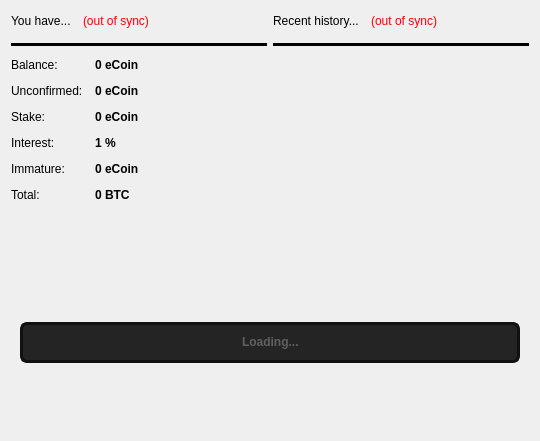
<?xml version="1.0" encoding="UTF-8"?>
<ui version="4.0">
 <class>OverviewPage</class>
 <widget class="QWidget" name="OverviewPage">
  <property name="geometry">
   <rect>
    <x>0</x>
    <y>0</y>
    <width>540</width>
    <height>441</height>
   </rect>
  </property>
  <property name="windowTitle">
   <string>Form</string>
  </property>
  <layout class="QVBoxLayout" name="verticalLayout_2">
   <item>
    <layout class="QHBoxLayout" name="horizontalLayout_3">
     <item>
      <widget class="QFrame" name="frame">
       <property name="frameShape">
        <enum>QFrame::NoFrame</enum>
       </property>
       <property name="frameShadow">
        <enum>QFrame::Plain</enum>
       </property>
       <property name="lineWidth">
        <number>0</number>
       </property>
       <layout class="QVBoxLayout" name="verticalLayout_4">
        <property name="spacing">
         <number>12</number>
        </property>
        <property name="margin">
         <number>0</number>
        </property>
        <item>
         <layout class="QHBoxLayout" name="horizontalLayout_4">
          <item>
           <widget class="QLabel" name="label_5">
            <property name="text">
             <string>You have...</string>
            </property>
            <property name="openExternalLinks">
             <bool>true</bool>
            </property>
           </widget>
          </item>
          <item>
           <widget class="QLabel" name="labelWalletStatus">
            <property name="mouseTracking">
             <bool>true</bool>
            </property>
            <property name="toolTip">
             <string>The displayed information may be out of date. Your wallet automatically synchronizes with the eCoin network after a connection is established, but this process has not completed yet.</string>
            </property>
            <property name="styleSheet">
             <string notr="true">QLabel { color: red; }</string>
            </property>
            <property name="text">
             <string notr="true">(out of sync)</string>
            </property>
            <property name="alignment">
             <set>Qt::AlignLeading|Qt::AlignLeft|Qt::AlignVCenter</set>
            </property>
            <property name="wordWrap">
             <bool>false</bool>
            </property>
            <property name="openExternalLinks">
             <bool>true</bool>
            </property>
           </widget>
          </item>
          <item>
           <spacer name="horizontalSpacer_2">
            <property name="orientation">
             <enum>Qt::Horizontal</enum>
            </property>
            <property name="sizeHint" stdset="0">
             <size>
              <width>40</width>
              <height>20</height>
             </size>
            </property>
           </spacer>
          </item>
         </layout>
        </item>
        <item>
         <widget class="Line" name="line">
          <property name="palette">
           <palette>
            <active>
             <colorrole role="WindowText">
              <brush brushstyle="SolidPattern">
               <color alpha="255">
                <red>0</red>
                <green>0</green>
                <blue>0</blue>
               </color>
              </brush>
             </colorrole>
             <colorrole role="Button">
              <brush brushstyle="SolidPattern">
               <color alpha="255">
                <red>0</red>
                <green>0</green>
                <blue>0</blue>
               </color>
              </brush>
             </colorrole>
             <colorrole role="Light">
              <brush brushstyle="SolidPattern">
               <color alpha="255">
                <red>0</red>
                <green>0</green>
                <blue>0</blue>
               </color>
              </brush>
             </colorrole>
             <colorrole role="Midlight">
              <brush brushstyle="SolidPattern">
               <color alpha="255">
                <red>0</red>
                <green>0</green>
                <blue>0</blue>
               </color>
              </brush>
             </colorrole>
             <colorrole role="Dark">
              <brush brushstyle="SolidPattern">
               <color alpha="255">
                <red>0</red>
                <green>0</green>
                <blue>0</blue>
               </color>
              </brush>
             </colorrole>
             <colorrole role="Mid">
              <brush brushstyle="SolidPattern">
               <color alpha="255">
                <red>0</red>
                <green>0</green>
                <blue>0</blue>
               </color>
              </brush>
             </colorrole>
             <colorrole role="Text">
              <brush brushstyle="SolidPattern">
               <color alpha="255">
                <red>255</red>
                <green>255</green>
                <blue>255</blue>
               </color>
              </brush>
             </colorrole>
             <colorrole role="BrightText">
              <brush brushstyle="SolidPattern">
               <color alpha="255">
                <red>255</red>
                <green>255</green>
                <blue>255</blue>
               </color>
              </brush>
             </colorrole>
             <colorrole role="ButtonText">
              <brush brushstyle="SolidPattern">
               <color alpha="255">
                <red>255</red>
                <green>255</green>
                <blue>255</blue>
               </color>
              </brush>
             </colorrole>
             <colorrole role="Base">
              <brush brushstyle="SolidPattern">
               <color alpha="255">
                <red>0</red>
                <green>0</green>
                <blue>0</blue>
               </color>
              </brush>
             </colorrole>
             <colorrole role="Window">
              <brush brushstyle="SolidPattern">
               <color alpha="255">
                <red>0</red>
                <green>0</green>
                <blue>0</blue>
               </color>
              </brush>
             </colorrole>
             <colorrole role="Shadow">
              <brush brushstyle="SolidPattern">
               <color alpha="255">
                <red>0</red>
                <green>0</green>
                <blue>0</blue>
               </color>
              </brush>
             </colorrole>
             <colorrole role="AlternateBase">
              <brush brushstyle="SolidPattern">
               <color alpha="255">
                <red>0</red>
                <green>0</green>
                <blue>0</blue>
               </color>
              </brush>
             </colorrole>
             <colorrole role="ToolTipBase">
              <brush brushstyle="SolidPattern">
               <color alpha="255">
                <red>255</red>
                <green>255</green>
                <blue>220</blue>
               </color>
              </brush>
             </colorrole>
             <colorrole role="ToolTipText">
              <brush brushstyle="SolidPattern">
               <color alpha="255">
                <red>0</red>
                <green>0</green>
                <blue>0</blue>
               </color>
              </brush>
             </colorrole>
            </active>
            <inactive>
             <colorrole role="WindowText">
              <brush brushstyle="SolidPattern">
               <color alpha="255">
                <red>0</red>
                <green>0</green>
                <blue>0</blue>
               </color>
              </brush>
             </colorrole>
             <colorrole role="Button">
              <brush brushstyle="SolidPattern">
               <color alpha="255">
                <red>0</red>
                <green>0</green>
                <blue>0</blue>
               </color>
              </brush>
             </colorrole>
             <colorrole role="Light">
              <brush brushstyle="SolidPattern">
               <color alpha="255">
                <red>0</red>
                <green>0</green>
                <blue>0</blue>
               </color>
              </brush>
             </colorrole>
             <colorrole role="Midlight">
              <brush brushstyle="SolidPattern">
               <color alpha="255">
                <red>0</red>
                <green>0</green>
                <blue>0</blue>
               </color>
              </brush>
             </colorrole>
             <colorrole role="Dark">
              <brush brushstyle="SolidPattern">
               <color alpha="255">
                <red>0</red>
                <green>0</green>
                <blue>0</blue>
               </color>
              </brush>
             </colorrole>
             <colorrole role="Mid">
              <brush brushstyle="SolidPattern">
               <color alpha="255">
                <red>0</red>
                <green>0</green>
                <blue>0</blue>
               </color>
              </brush>
             </colorrole>
             <colorrole role="Text">
              <brush brushstyle="SolidPattern">
               <color alpha="255">
                <red>255</red>
                <green>255</green>
                <blue>255</blue>
               </color>
              </brush>
             </colorrole>
             <colorrole role="BrightText">
              <brush brushstyle="SolidPattern">
               <color alpha="255">
                <red>255</red>
                <green>255</green>
                <blue>255</blue>
               </color>
              </brush>
             </colorrole>
             <colorrole role="ButtonText">
              <brush brushstyle="SolidPattern">
               <color alpha="255">
                <red>255</red>
                <green>255</green>
                <blue>255</blue>
               </color>
              </brush>
             </colorrole>
             <colorrole role="Base">
              <brush brushstyle="SolidPattern">
               <color alpha="255">
                <red>0</red>
                <green>0</green>
                <blue>0</blue>
               </color>
              </brush>
             </colorrole>
             <colorrole role="Window">
              <brush brushstyle="SolidPattern">
               <color alpha="255">
                <red>0</red>
                <green>0</green>
                <blue>0</blue>
               </color>
              </brush>
             </colorrole>
             <colorrole role="Shadow">
              <brush brushstyle="SolidPattern">
               <color alpha="255">
                <red>0</red>
                <green>0</green>
                <blue>0</blue>
               </color>
              </brush>
             </colorrole>
             <colorrole role="AlternateBase">
              <brush brushstyle="SolidPattern">
               <color alpha="255">
                <red>0</red>
                <green>0</green>
                <blue>0</blue>
               </color>
              </brush>
             </colorrole>
             <colorrole role="ToolTipBase">
              <brush brushstyle="SolidPattern">
               <color alpha="255">
                <red>255</red>
                <green>255</green>
                <blue>220</blue>
               </color>
              </brush>
             </colorrole>
             <colorrole role="ToolTipText">
              <brush brushstyle="SolidPattern">
               <color alpha="255">
                <red>0</red>
                <green>0</green>
                <blue>0</blue>
               </color>
              </brush>
             </colorrole>
            </inactive>
            <disabled>
             <colorrole role="WindowText">
              <brush brushstyle="SolidPattern">
               <color alpha="255">
                <red>0</red>
                <green>0</green>
                <blue>0</blue>
               </color>
              </brush>
             </colorrole>
             <colorrole role="Button">
              <brush brushstyle="SolidPattern">
               <color alpha="255">
                <red>0</red>
                <green>0</green>
                <blue>0</blue>
               </color>
              </brush>
             </colorrole>
             <colorrole role="Light">
              <brush brushstyle="SolidPattern">
               <color alpha="255">
                <red>0</red>
                <green>0</green>
                <blue>0</blue>
               </color>
              </brush>
             </colorrole>
             <colorrole role="Midlight">
              <brush brushstyle="SolidPattern">
               <color alpha="255">
                <red>0</red>
                <green>0</green>
                <blue>0</blue>
               </color>
              </brush>
             </colorrole>
             <colorrole role="Dark">
              <brush brushstyle="SolidPattern">
               <color alpha="255">
                <red>0</red>
                <green>0</green>
                <blue>0</blue>
               </color>
              </brush>
             </colorrole>
             <colorrole role="Mid">
              <brush brushstyle="SolidPattern">
               <color alpha="255">
                <red>0</red>
                <green>0</green>
                <blue>0</blue>
               </color>
              </brush>
             </colorrole>
             <colorrole role="Text">
              <brush brushstyle="SolidPattern">
               <color alpha="255">
                <red>0</red>
                <green>0</green>
                <blue>0</blue>
               </color>
              </brush>
             </colorrole>
             <colorrole role="BrightText">
              <brush brushstyle="SolidPattern">
               <color alpha="255">
                <red>255</red>
                <green>255</green>
                <blue>255</blue>
               </color>
              </brush>
             </colorrole>
             <colorrole role="ButtonText">
              <brush brushstyle="SolidPattern">
               <color alpha="255">
                <red>0</red>
                <green>0</green>
                <blue>0</blue>
               </color>
              </brush>
             </colorrole>
             <colorrole role="Base">
              <brush brushstyle="SolidPattern">
               <color alpha="255">
                <red>0</red>
                <green>0</green>
                <blue>0</blue>
               </color>
              </brush>
             </colorrole>
             <colorrole role="Window">
              <brush brushstyle="SolidPattern">
               <color alpha="255">
                <red>0</red>
                <green>0</green>
                <blue>0</blue>
               </color>
              </brush>
             </colorrole>
             <colorrole role="Shadow">
              <brush brushstyle="SolidPattern">
               <color alpha="255">
                <red>0</red>
                <green>0</green>
                <blue>0</blue>
               </color>
              </brush>
             </colorrole>
             <colorrole role="AlternateBase">
              <brush brushstyle="SolidPattern">
               <color alpha="255">
                <red>0</red>
                <green>0</green>
                <blue>0</blue>
               </color>
              </brush>
             </colorrole>
             <colorrole role="ToolTipBase">
              <brush brushstyle="SolidPattern">
               <color alpha="255">
                <red>255</red>
                <green>255</green>
                <blue>220</blue>
               </color>
              </brush>
             </colorrole>
             <colorrole role="ToolTipText">
              <brush brushstyle="SolidPattern">
               <color alpha="255">
                <red>0</red>
                <green>0</green>
                <blue>0</blue>
               </color>
              </brush>
             </colorrole>
            </disabled>
           </palette>
          </property>
          <property name="frameShadow">
           <enum>QFrame::Plain</enum>
          </property>
          <property name="lineWidth">
           <number>20</number>
          </property>
          <property name="midLineWidth">
           <number>20</number>
          </property>
          <property name="orientation">
           <enum>Qt::Horizontal</enum>
          </property>
         </widget>
        </item>
        <item>
         <layout class="QFormLayout" name="formLayout_2">
          <property name="fieldGrowthPolicy">
           <enum>QFormLayout::AllNonFixedFieldsGrow</enum>
          </property>
          <property name="horizontalSpacing">
           <number>12</number>
          </property>
          <property name="verticalSpacing">
           <number>12</number>
          </property>
          <item row="0" column="0">
           <widget class="QLabel" name="label">
            <property name="text">
             <string>Balance:</string>
            </property>
            <property name="openExternalLinks">
             <bool>true</bool>
            </property>
           </widget>
          </item>
          <item row="0" column="1">
           <widget class="QLabel" name="labelBalance">
            <property name="font">
             <font>
              <weight>75</weight>
              <bold>true</bold>
             </font>
            </property>
            <property name="cursor">
             <cursorShape>IBeamCursor</cursorShape>
            </property>
            <property name="toolTip">
             <string>Your current spendable balance</string>
            </property>
            <property name="text">
             <string notr="true">0 eCoin</string>
            </property>
            <property name="textInteractionFlags">
             <set>Qt::LinksAccessibleByMouse|Qt::TextSelectableByKeyboard|Qt::TextSelectableByMouse</set>
            </property>
           </widget>
          </item>
          <item row="1" column="0">
           <widget class="QLabel" name="label_3">
            <property name="text">
             <string>Unconfirmed:</string>
            </property>
            <property name="openExternalLinks">
             <bool>true</bool>
            </property>
           </widget>
          </item>
          <item row="1" column="1">
           <widget class="QLabel" name="labelUnconfirmed">
            <property name="font">
             <font>
              <weight>75</weight>
              <bold>true</bold>
             </font>
            </property>
            <property name="cursor">
             <cursorShape>IBeamCursor</cursorShape>
            </property>
            <property name="toolTip">
             <string>Total of transactions that have yet to be confirmed, and do not yet count toward the current balance</string>
            </property>
            <property name="text">
             <string notr="true">0 eCoin</string>
            </property>
            <property name="textInteractionFlags">
             <set>Qt::LinksAccessibleByMouse|Qt::TextSelectableByKeyboard|Qt::TextSelectableByMouse</set>
            </property>
           </widget>
          </item>
          <item row="2" column="0">
           <widget class="QLabel" name="label_6">
            <property name="styleSheet">
             <string notr="true"/>
            </property>
            <property name="text">
             <string>Stake:</string>
            </property>
            <property name="openExternalLinks">
             <bool>true</bool>
            </property>
           </widget>
          </item>
          <item row="2" column="1">
           <widget class="QLabel" name="labelStake">
            <property name="font">
             <font>
              <weight>75</weight>
              <bold>true</bold>
             </font>
            </property>
            <property name="cursor">
             <cursorShape>IBeamCursor</cursorShape>
            </property>
            <property name="toolTip">
             <string>Total of coins that was staked, and do not yet count toward the current balance</string>
            </property>
            <property name="styleSheet">
             <string notr="true"/>
            </property>
            <property name="text">
             <string notr="true">0 eCoin</string>
            </property>
            <property name="textInteractionFlags">
             <set>Qt::LinksAccessibleByMouse|Qt::TextSelectableByKeyboard|Qt::TextSelectableByMouse</set>
            </property>
           </widget>
          </item>
          <item row="3" column="0">
           <widget class="QLabel" name="interestLabel">
            <property name="styleSheet">
             <string notr="true"/>
            </property>
            <property name="text">
             <string>Interest:</string>
            </property>
            <property name="openExternalLinks">
             <bool>true</bool>
            </property>
           </widget>
          </item>
          <item row="3" column="1">
           <widget class="QLabel" name="interestValueLabel">
            <property name="font">
             <font>
              <weight>75</weight>
              <bold>true</bold>
             </font>
            </property>
            <property name="cursor">
             <cursorShape>IBeamCursor</cursorShape>
            </property>
            <property name="toolTip">
             <string>The current yearly stake interest. Increases as more people stake on the network. Updates about every 30 seconds.</string>
            </property>
            <property name="styleSheet">
             <string notr="true"/>
            </property>
            <property name="text">
             <string>1 %</string>
            </property>
           </widget>
          </item>
          <item row="4" column="0">
           <widget class="QLabel" name="labelImmatureText">
            <property name="text">
             <string>Immature:</string>
            </property>
            <property name="openExternalLinks">
             <bool>true</bool>
            </property>
           </widget>
          </item>
          <item row="4" column="1">
           <widget class="QLabel" name="labelImmature">
            <property name="font">
             <font>
              <weight>75</weight>
              <bold>true</bold>
             </font>
            </property>
            <property name="toolTip">
             <string>Mined balance that has not yet matured</string>
            </property>
            <property name="text">
             <string notr="true">0 eCoin</string>
            </property>
            <property name="textInteractionFlags">
             <set>Qt::LinksAccessibleByMouse|Qt::TextSelectableByKeyboard|Qt::TextSelectableByMouse</set>
            </property>
           </widget>
          </item>
          <item row="5" column="0">
           <widget class="QLabel" name="labelTotalText">
            <property name="text">
             <string>Total:</string>
            </property>
            <property name="openExternalLinks">
             <bool>true</bool>
            </property>
           </widget>
          </item>
          <item row="5" column="1">
           <widget class="QLabel" name="labelTotal">
            <property name="font">
             <font>
              <weight>75</weight>
              <bold>true</bold>
             </font>
            </property>
            <property name="cursor">
             <cursorShape>IBeamCursor</cursorShape>
            </property>
            <property name="toolTip">
             <string>Your current total balance</string>
            </property>
            <property name="text">
             <string notr="true">0 BTC</string>
            </property>
            <property name="textInteractionFlags">
             <set>Qt::LinksAccessibleByMouse|Qt::TextSelectableByKeyboard|Qt::TextSelectableByMouse</set>
            </property>
           </widget>
          </item>
         </layout>
        </item>
        <item>
         <spacer name="verticalSpacer_3">
          <property name="orientation">
           <enum>Qt::Vertical</enum>
          </property>
          <property name="sizeHint" stdset="0">
           <size>
            <width>20</width>
            <height>40</height>
           </size>
          </property>
         </spacer>
        </item>
       </layout>
      </widget>
     </item>
     <item>
      <widget class="QFrame" name="frame_2">
       <property name="frameShape">
        <enum>QFrame::NoFrame</enum>
       </property>
       <property name="frameShadow">
        <enum>QFrame::Plain</enum>
       </property>
       <property name="lineWidth">
        <number>0</number>
       </property>
       <layout class="QVBoxLayout" name="verticalLayout">
        <property name="spacing">
         <number>12</number>
        </property>
        <property name="margin">
         <number>0</number>
        </property>
        <item>
         <layout class="QHBoxLayout" name="horizontalLayout_2">
          <item>
           <widget class="QLabel" name="label_4">
            <property name="text">
             <string>Recent history...</string>
            </property>
            <property name="openExternalLinks">
             <bool>true</bool>
            </property>
           </widget>
          </item>
          <item>
           <widget class="QLabel" name="labelTransactionsStatus">
            <property name="mouseTracking">
             <bool>true</bool>
            </property>
            <property name="toolTip">
             <string>The displayed information may be out of date. Your wallet automatically synchronizes with the eCoin network after a connection is established, but this process has not completed yet.</string>
            </property>
            <property name="styleSheet">
             <string notr="true">QLabel { color: red; }</string>
            </property>
            <property name="text">
             <string notr="true">(out of sync)</string>
            </property>
            <property name="alignment">
             <set>Qt::AlignRight|Qt::AlignTrailing|Qt::AlignVCenter</set>
            </property>
            <property name="openExternalLinks">
             <bool>true</bool>
            </property>
           </widget>
          </item>
          <item>
           <spacer name="horizontalSpacer">
            <property name="orientation">
             <enum>Qt::Horizontal</enum>
            </property>
            <property name="sizeHint" stdset="0">
             <size>
              <width>40</width>
              <height>20</height>
             </size>
            </property>
           </spacer>
          </item>
         </layout>
        </item>
        <item>
         <widget class="Line" name="line_2">
          <property name="palette">
           <palette>
            <active>
             <colorrole role="WindowText">
              <brush brushstyle="SolidPattern">
               <color alpha="255">
                <red>0</red>
                <green>0</green>
                <blue>0</blue>
               </color>
              </brush>
             </colorrole>
            </active>
            <inactive>
             <colorrole role="WindowText">
              <brush brushstyle="SolidPattern">
               <color alpha="255">
                <red>0</red>
                <green>0</green>
                <blue>0</blue>
               </color>
              </brush>
             </colorrole>
            </inactive>
            <disabled>
             <colorrole role="WindowText">
              <brush brushstyle="SolidPattern">
               <color alpha="255">
                <red>143</red>
                <green>146</green>
                <blue>147</blue>
               </color>
              </brush>
             </colorrole>
            </disabled>
           </palette>
          </property>
          <property name="frameShadow">
           <enum>QFrame::Plain</enum>
          </property>
          <property name="lineWidth">
           <number>20</number>
          </property>
          <property name="midLineWidth">
           <number>20</number>
          </property>
          <property name="orientation">
           <enum>Qt::Horizontal</enum>
          </property>
         </widget>
        </item>
        <item>
         <widget class="QListView" name="listTransactions">
          <property name="styleSheet">
           <string notr="true">QListView { background: transparent; }</string>
          </property>
          <property name="frameShape">
           <enum>QFrame::NoFrame</enum>
          </property>
          <property name="verticalScrollBarPolicy">
           <enum>Qt::ScrollBarAlwaysOff</enum>
          </property>
          <property name="horizontalScrollBarPolicy">
           <enum>Qt::ScrollBarAlwaysOff</enum>
          </property>
          <property name="selectionMode">
           <enum>QAbstractItemView::NoSelection</enum>
          </property>
         </widget>
        </item>
        <item>
         <spacer name="verticalSpacer">
          <property name="orientation">
           <enum>Qt::Vertical</enum>
          </property>
          <property name="sizeHint" stdset="0">
           <size>
            <width>20</width>
            <height>64</height>
           </size>
          </property>
         </spacer>
        </item>
       </layout>
      </widget>
     </item>
    </layout>
   </item>
   <item>
    <widget class="QFrame" name="frame_3">
     <property name="frameShape">
      <enum>QFrame::NoFrame</enum>
     </property>
     <property name="frameShadow">
      <enum>QFrame::Plain</enum>
     </property>
     <property name="lineWidth">
      <number>0</number>
     </property>
     <layout class="QVBoxLayout" name="verticalLayout_3">
      <item>
       <widget class="QProgressBar" name="strengthBar">
        <property name="font">
         <font>
          <weight>75</weight>
          <bold>true</bold>
         </font>
        </property>
        <property name="toolTip">
         <string>Proof of strength - what proportion of the total network weight belongs to you.</string>
        </property>
        <property name="statusTip">
         <string/>
        </property>
        <property name="styleSheet">
         <string notr="true">
QProgressBar {
     border: 3px solid #111111;
     border-radius: 7px;
  	background-color: #242424;
	text-align: center;
	color: rgb(96, 96, 96);
	height: 35px;
 }

 QProgressBar::chunk {
	background: rgba(233, 208, 4, 255);
     width: 20px;
 }</string>
        </property>
        <property name="value">
         <number>0</number>
        </property>
        <property name="invertedAppearance">
         <bool>false</bool>
        </property>
        <property name="format">
         <string>Loading...</string>
        </property>
       </widget>
      </item>
     </layout>
    </widget>
   </item>
   <item>
    <spacer name="verticalSpacer_2">
     <property name="orientation">
      <enum>Qt::Vertical</enum>
     </property>
     <property name="sizeHint" stdset="0">
      <size>
       <width>20</width>
       <height>64</height>
      </size>
     </property>
    </spacer>
   </item>
  </layout>
 </widget>
 <resources/>
 <connections/>
</ui>
